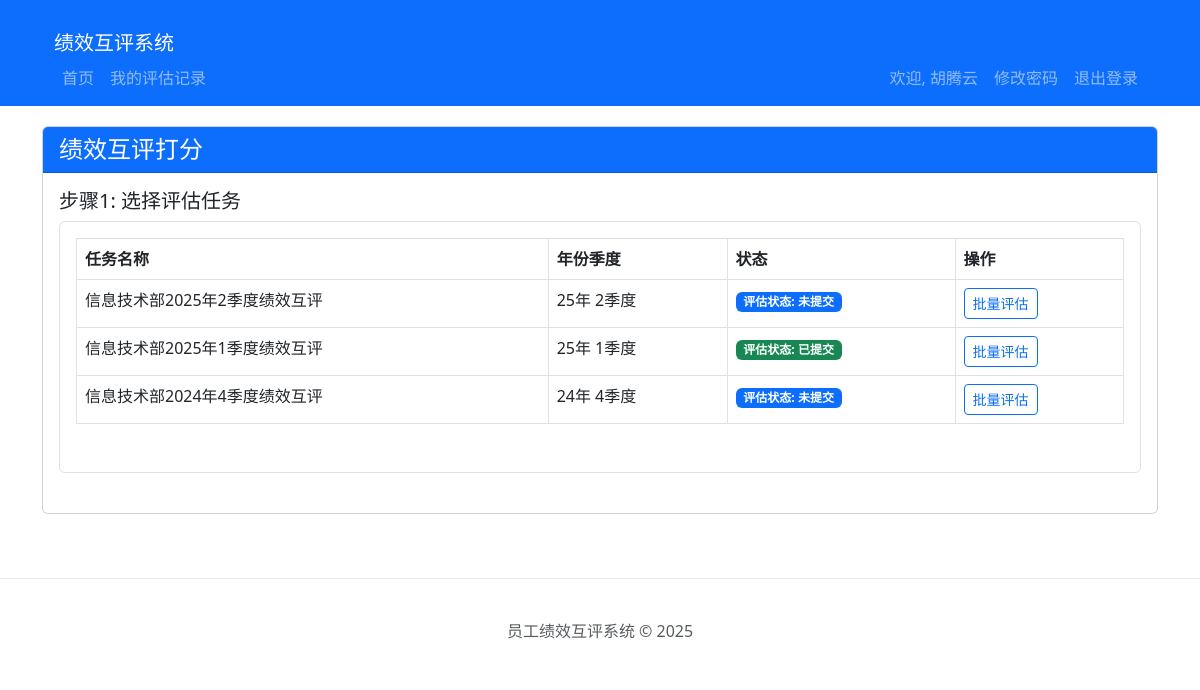
The page /evaluate (signed in) on the database its author committed.
### models.py (models this page shows, shortened)
class Employee(UserMixin, db.Model):
    id = db.Column(db.Integer, primary_key=True)
    employee_id = db.Column(db.String(20), unique=True, nullable=False)
    name = db.Column(db.String(100), nullable=False)
    position = db.Column(db.String(100), nullable=False)
    password_hash = db.Column(db.String(256), nullable=False)
    is_admin = db.Column(db.Boolean, default=False)
    is_frozen = db.Column(db.Boolean, default=False)
    created_at = db.Column(db.DateTime, default=datetime.utcnow)
    updated_at = db.Column(db.DateTime, default=datetime.utcnow, onupdate=datetime.utcnow)

class EvaluationTask(db.Model):
    __tablename__ = 'evaluation_task'
    id = db.Column(db.Integer, primary_key=True)
    year = db.Column(db.Integer, nullable=False)
    quarter = db.Column(db.Integer, nullable=False)  # 1-4
    name = db.Column(db.String(200), nullable=False)
    status = db.Column(db.String(20), default='published', nullable=False)
    created_at = db.Column(db.DateTime, default=datetime.utcnow)
    updated_at = db.Column(db.DateTime, default=datetime.utcnow, onupdate=datetime.utcnow)
    records = db.relationship('EvaluationRecord', back_populates='task', cascade='all, delete-orphan', lazy='dynamic')

### app.py (the view, shortened to what this page needs)
@app.route('/evaluate', methods=['GET', 'POST'])
@login_required
def evaluate_page():
    if current_user.employee_id == '10000':
        flash('管理员账号不能参与评估打分', 'danger')
        return redirect(url_for('index'))
    if current_user.is_frozen:
        flash('该账户已被冻结，无法参与评估', 'danger')
        return redirect(url_for('index'))
    from models import Employee, EvaluationTask, EvaluationRecord
    from forms import EvaluationForm
    from sqlalchemy.orm import joinedload
    form = EvaluationForm()
    current_evaluator = current_user  # 当前登录用户作为评估者
    evaluatees = []
    evaluator_id = current_user.id  # 使用当前登录用户ID
    tasks = EvaluationTask.query.filter_by(status='published').all()
    selected_task = None
    evaluations = EvaluationRecord.query.filter(
        EvaluationRecord.evaluator_id == evaluator_id,
        EvaluationRecord.status.in_(['submitted', 'returned', 'withdrawal_requested'])
    ).options(joinedload(EvaluationRecord.task)).all()
    task_evaluation_status = {}
    for evaluation in evaluations:
        if evaluation.task_id not in task_evaluation_status:
            task_evaluation_status[evaluation.task_id] = {
                'has_submitted': False,
                'has_returned': False,
                'has_withdrawal_requested': False
            }
        if evaluation.status == 'submitted':
            task_evaluation_status[evaluation.task_id]['has_submitted'] = True
        elif evaluation.status == 'returned':
            task_evaluation_status[evaluation.task_id]['has_returned'] = True
        elif evaluation.status == 'withdrawal_requested':
            task_evaluation_status[evaluation.task_id]['has_withdrawal_requested'] = True
    return render_template('evaluation/evaluate.html', form=form, current_evaluator=current_evaluator, evaluatees=evaluatees, tasks=tasks, selected_task=selected_task, task_evaluation_status=task_evaluation_status)

### app.py (called while the page is built)
@login_manager.user_loader
def load_user(user_id):
    return Employee.query.get(int(user_id))

### templates/evaluation/evaluate.html (shortened to what this page needs)
{% extends 'base.html' %}
{% block content %}
<div class="row">
    <div class="col-md-12">
        <div class="card mb-4">
            <div class="card-header bg-primary text-white">
                <h4 class="mb-0">绩效互评打分</h4>
            </div>
            <div class="card-body">
                <form method="POST" action="{{ url_for('evaluate_page') }}">
                    {% if tasks and current_evaluator %}
                    <div class="mb-4">
                        <h5>步骤1: 选择评估任务</h5>
                        <div class="card p-3 border">
                            <div class="row mb-3">
                                <div class="col-sm-12">
                                    <div class="table-responsive">
                                        <table class="table table-bordered table-hover">
                                            <thead class="thead-light">
                                                <tr>
                                                    <th>任务名称</th>
                                                    <th>年份季度</th>
                                                    <th>状态</th>
                                                    <th>操作</th>
                                                </tr>
                                            </thead>
                                            <tbody>
                                                {% if tasks %}
                                                    {% for task in tasks %}
                                                        <tr class="{% if selected_task and selected_task.id == task.id %}table-primary{% endif %}" data-task-id="{{ task.id }}">
                                                            <td>{{ task.name }}</td>
                                                            <td>{{ task.year }}年 {{ task.quarter }}季度</td>
                                                            <td>
    {% if task.id in task_evaluation_status %}
        {% if task_evaluation_status[task.id].has_withdrawal_requested %}
            <span class="badge bg-warning text-dark">评估状态: 已申请撤回</span>
        {% elif task_evaluation_status[task.id].has_returned %}
            <span class="badge bg-danger">评估状态: 已退回</span>
        {% elif task_evaluation_status[task.id].has_submitted %}
            <span class="badge bg-success">评估状态: 已提交</span>
        {% endif %}
    {% else %}
        <span class="badge bg-primary">评估状态: 未提交</span>
    {% endif %}
</td>
                                                            <td>
                                                                <button type="button" class="btn btn-outline-primary btn-sm" onclick="redirectToBatchEvaluation('{{ task.id }}')">批量评估</button>
                                                            </td>
                                                        </tr>
                                                    {% endfor %}
                                                {% else %}
                                                    <tr>
                                                        <td colspan="4" class="text-center"><div class="alert alert-info mb-0">暂无可用的评估任务</div></td>
                                                    </tr>
                                                {% endif %}
                                            </tbody>
                                        </table>
                                    </div>
                                </div>
                            </div>
                        </div>
                    </div>
                    {% endif %}
                </form>
            </div>
        </div>
    </div>
</div>
{% endblock %}

### templates/base.html (shortened to what this page needs)
<!DOCTYPE html>
<html lang="zh-CN">
<head>
    <link href="{{ url_for('static', filename='css/bootstrap.min.css') }}" rel="stylesheet">
</head>
<body>
    <nav class="navbar navbar-expand-lg navbar-dark bg-primary">
    <div class="container">
    <div class="container-fluid">
        <a class="navbar-brand" href="{{ url_for('index') }}">绩效互评系统</a>
        <div class="collapse navbar-collapse" id="navbarNav">
        {% if current_user.is_authenticated %}
        <ul class="navbar-nav me-auto">
            <li class="nav-item">
                <a class="nav-link" href="{{ url_for('index') }}">首页</a>
            </li>
            <li class="nav-item">
                <a class="nav-link" href="{{ url_for('my_evaluations') }}">我的评估记录</a>
            </li>
        </ul>
        <ul class="navbar-nav">
            <li class="nav-item">
                <span class="nav-link">欢迎, {{ current_user.name }}</span>
            </li>
            <li class="nav-item">
                  <a href="{{ url_for('change_password') }}" class="nav-link">修改密码</a>
              </li>
              <li class="nav-item">
                  <a href="{{ url_for('logout') }}" class="nav-link">退出登录</a>
              </li>
        </ul>
        {% else %}
        <ul class="navbar-nav ms-auto">
            <li class="nav-item">
                <a class="nav-link" href="{{ url_for('login') }}">登录</a>
            </li>
        </ul>
        {% endif %}
        </div>
    </nav>
    <div class="container">
        {% block content %}{% endblock %}
    </div>
    <footer class="footer">
        <div class="container">
            <span class="text-muted">员工绩效互评系统 &copy; 2025</span>
        </div>
    </footer>
</body>
</html>

### templates/base.html (style rules this page uses)
.container { margin-top: 20px; }
.footer { margin-top: 40px; padding: 20px; text-align: center; border-top: 1px solid #e9ecef; }

### rows shown on the page
Employee: name "胡腾云"
EvaluationTask: name "信息技术部2025年2季度绩效互评", year "25", quarter "2", shows "评估状态: 未提交"
EvaluationTask: name "信息技术部2025年1季度绩效互评", year "25", quarter "1", shows "评估状态: 已提交"
EvaluationTask: name "信息技术部2024年4季度绩效互评", year "24", quarter "4", shows "评估状态: 未提交"
